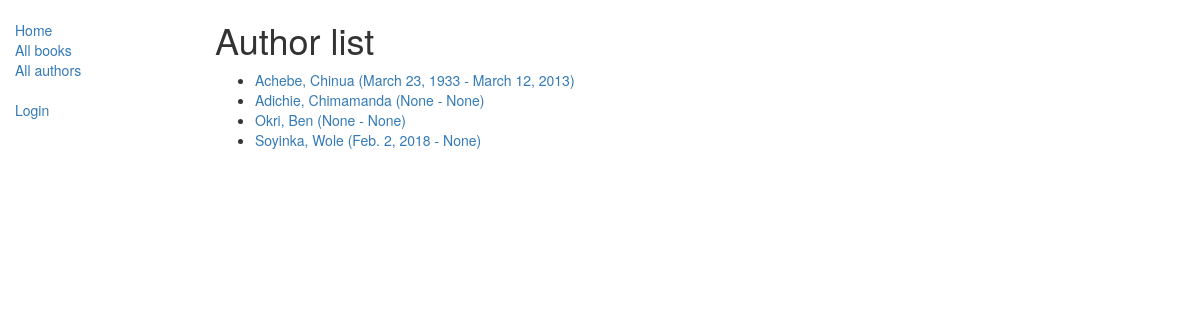
Page /catalog/authors/ on the earlier database version.
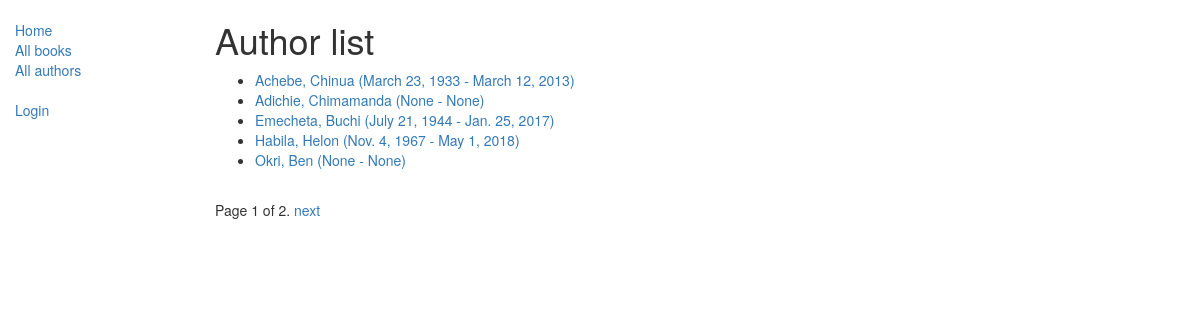
Same page on the later database version.
### catalog/models.py (models this page shows)
class Author(models.Model):
    first_name = models.CharField(max_length=100)
    last_name = models.CharField(max_length=100)
    date_of_birth = models.DateField(null=True, blank=True)
    date_of_death = models.DateField('died', null=True, blank=True)
    class Meta:
        ordering = ["last_name","first_name"]
    def get_absolute_url(self):
        return reverse('author-detail', args=[str(self.id)])
    def __str__(self):
        return '{0}, {1}'.format(self.last_name,self.first_name)

### catalog/views.py (the view)
# urls.py: path('authors/', views.AuthorListView.as_view() , name = 'authors'),
class AuthorListView(generic.ListView):
    model = Author
    paginate_by = 5
    context_name ='author_list'
    tempelate_name = 'author_list.html'
    def get_context_data(self, **kwargs):
        context = super(AuthorListView, self).get_context_data(**kwargs)
        return context

### catalog/templates/catalog/author_list.html
{% extends "catalog/base_generic.html" %}
{%block content %}
    <h1>Author list</h1>
    {%if author_list %}
    <ul>
        {%for author in author_list %}
            <li>
                <a href ="{{author.get_absolute_url}}">{{author}} ({{author.date_of_birth}} - {{author.date_of_death}})</a>
            </li>
        {% endfor %}
    </ul>
    {% else %}
        <p>No author has been registered yet</p>
    {% endif %}
{% endblock%}

### catalog/templates/catalog/base_generic.html (shortened to what this page needs)
<!DOCTYPE html>
<html lang="en">
<head>
  <link rel="stylesheet" href="https://maxcdn.bootstrapcdn.com/bootstrap/3.3.7/css/bootstrap.min.css">
  {% load static %}
  <link rel="stylesheet" href="{% static 'catalog/css/styles.css' %}">
</head>
<body>
  <div class="container-fluid">
    <div class="row">
        <div class="col-sm-2">
        {% block sidebar %}
        <ul class="sidebar-nav">
            <li><a href="{% url 'index' %}">Home</a></li>
            <li><a href="{% url 'books' %}">All books</a></li>
            <li><a href="{% url 'authors' %}">All authors</a></li> <br/>
        {% if user.is_authenticated %}
            <li>User: {{ user.get_username }}</li>
            <li><a href="{% url 'my-borrowed' %}">My Borrowed</a></li>
            <li><a href="{% url 'logout'%}?next={{request.path}}">Logout</a></li>
        {% else %}
            <li><a href="{% url 'login'%}?next={{request.path}}">Login</a></li>
        {% endif %}
        </ul>
        {% endblock %}
      </div>
      <div class="col-sm-10 ">
        {% block content %} {% endblock %}
        {% block pagination %}
          {% if is_paginated %}
              <div class="pagination">
                  <span class="page-links">
                      <span class="page-current">
                          Page {{ page_obj.number }} of {{ page_obj.paginator.num_pages }}.
                      </span>
                      {% if page_obj.has_next %}
                          <a href="{{ request.path }}?page={{ page_obj.next_page_number }}">next</a>
                      {% endif %}
                  </span>
              </div>
          {% endif %}
        {% endblock %}
      </div>
    </div>
  </div>
</body>
</html>

### catalog/static/catalog/css/styles.css (style rules this page uses)
.sidebar-nav { margin-top : 20px; padding: 0; list-style : none; }

Differences in the rows shown:
no longer on this page (row unchanged): Author: last_name+first_name "Soyinka, Wole", date_of_birth "Feb. 2, 2018", date_of_death "None"
added Author: last_name+first_name "Emecheta, Buchi", date_of_birth "July 21, 1944", date_of_death "Jan. 25, 2017"
added Author: last_name+first_name "Habila, Helon", date_of_birth "Nov. 4, 1967", date_of_death "May 1, 2018"
Other differences:
{{ page_obj.number }}: (not shown) → "1"
{{ page_obj.paginator.num_pages }}: (not shown) → "2"
text now shown: "Page of . next"
